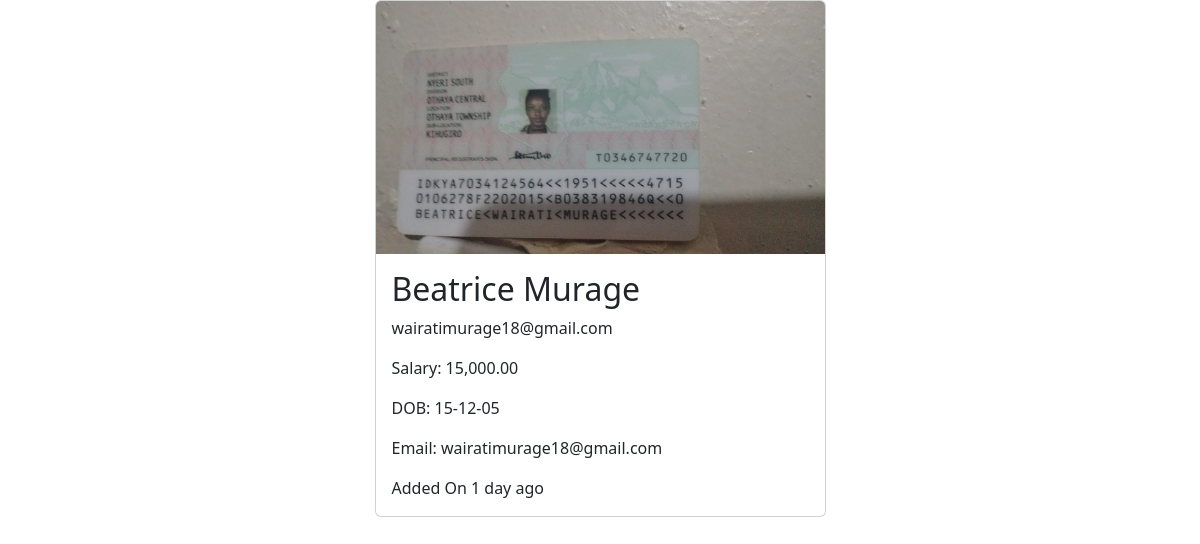
Page /employees/3 on the committed database.
### main_app/models.py (models this page shows, shortened)
class Employee(models.Model):
    name = models.CharField(max_length=40)
    email = models.EmailField(unique=True)
    dob = models.DateField(null=True)
    salary = models.DecimalField(max_digits=7, decimal_places=2)
    disabled = models.BooleanField(default=False)
    profile = models.ImageField(upload_to="employees", null=True, default="employees/employee")
    created_at = models.DateTimeField(auto_now_add=True, null=True)
    updated_at = models.DateTimeField(auto_now=True, null=True)

### main_app/views.py (the view)
# urls.py: path('employees/<int:emp_id>', views.employee_details, name="details"),
def employee_details(request, emp_id):
    employee = Employee.objects.get(pk=emp_id)
    return render(request, 'employee_details.html', {"employee": employee} )

### templates/employee_details.html (shortened to what this page needs)
{% load humanize %}
<!doctype html>
<html lang="en">
<head>
    <link href="https://cdn.jsdelivr.net/npm/bootstrap@5.2.3/dist/css/bootstrap.min.css" rel="stylesheet" />
</head>
<body>
<div class="container">
    <div class="row justify-content-center">
        <div class="col-sm-5">
            <div class="card">
                {% if employee.profile %}
                    <img src="{{ employee.profile.url }}" alt="" class="card-img-top">
                {% endif %}
                <div class="card-body">
                    <h2 class="card-title">{{ employee.name |title }}</h2>
                    <p class="card-text">{{ employee.email }}</p>
                    <p class="card-text">Salary: {{ employee.salary |intcomma }}</p>
                    <p class="card-text">DOB: {{ employee.dob | date:'d-m-y' }}</p>
                    <p class="card-text">Email: {{ employee.email }}</p>
                    <p class="card-text"> Added On {{ employee.created_at | naturaltime}}</p>
                </div>
            </div>
        </div>
    </div>
</div>
</body>
</html>

### rows in the picture
Employee: profile (picture), name "Beatrice Murage", email "wairatimurage18@gmail.com", salary "15,000.00", dob "15-12-05", created_at "1 day ago"
